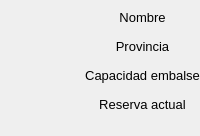
         <widget class="QWidget" name="divAbajo" native="true">
          <layout class="QGridLayout" name="gridLayout_5">
           <property name="leftMargin">
            <number>0</number>
           </property>
           <property name="topMargin">
            <number>0</number>
           </property>
           <property name="rightMargin">
            <number>0</number>
           </property>
           <property name="bottomMargin">
            <number>0</number>
           </property>
           <property name="spacing">
            <number>0</number>
           </property>
           <item row="0" column="1">
            <widget class="QWidget" name="boardDamm" native="true">
             <property name="maximumSize">
              <size>
               <width>300</width>
               <height>16777215</height>
              </size>
             </property>
             <layout class="QGridLayout" name="gridLayout_4">
              <property name="leftMargin">
               <number>0</number>
              </property>
              <property name="topMargin">
               <number>0</number>
              </property>
              <property name="rightMargin">
               <number>0</number>
              </property>
              <property name="bottomMargin">
               <number>0</number>
              </property>
              <property name="spacing">
               <number>0</number>
              </property>
              <item row="0" column="0">
               <layout class="QVBoxLayout" name="verticalLayout_17">
                <property name="spacing">
                 <number>0</number>
                </property>
                <property name="leftMargin">
                 <number>0</number>
                </property>
                <property name="topMargin">
                 <number>10</number>
                </property>
                <property name="bottomMargin">
                 <number>10</number>
                </property>
                <item>
                 <widget class="QWidget" name="boardNombre" native="true">
                  <layout class="QVBoxLayout" name="verticalLayout_16">
                   <property name="spacing">
                    <number>0</number>
                   </property>
                   <property name="leftMargin">
                    <number>0</number>
                   </property>
                   <property name="topMargin">
                    <number>0</number>
                   </property>
                   <property name="rightMargin">
                    <number>0</number>
                   </property>
                   <property name="bottomMargin">
                    <number>0</number>
                   </property>
                   <item>
                    <widget class="QWidget" name="widget_24" native="true">
                     <layout class="QHBoxLayout" name="horizontalLayout_9">
                      <property name="spacing">
                       <number>0</number>
                      </property>
                      <property name="leftMargin">
                       <number>0</number>
                      </property>
                      <property name="topMargin">
                       <number>0</number>
                      </property>
                      <property name="rightMargin">
                       <number>0</number>
                      </property>
                      <property name="bottomMargin">
                       <number>0</number>
                      </property>
                      <item>
                       <layout class="QVBoxLayout" name="verticalLayout_10">
                        <item>
                         <widget class="QLabel" name="label_4">
                          <property name="font">
                           <font>
                            <pointsize>10</pointsize>
                           </font>
                          </property>
                          <property name="text">
                           <string>Nombre</string>
                          </property>
                          <property name="alignment">
                           <set>Qt::AlignCenter</set>
                          </property>
                         </widget>
                        </item>
                        <item>
                         <widget class="QLabel" name="txtNombreProvinciaRf">
                          <property name="text">
                           <string/>
                          </property>
                          <property name="alignment">
                           <set>Qt::AlignCenter</set>
                          </property>
                         </widget>
                        </item>
                       </layout>
                      </item>
                     </layout>
                    </widget>
                   </item>
                   <item>
                    <widget class="QWidget" name="widget_25" native="true">
                     <layout class="QHBoxLayout" name="horizontalLayout_10">
                      <property name="spacing">
                       <number>0</number>
                      </property>
                      <property name="leftMargin">
                       <number>0</number>
                      </property>
                      <property name="topMargin">
                       <number>0</number>
                      </property>
                      <property name="rightMargin">
                       <number>0</number>
                      </property>
                      <property name="bottomMargin">
                       <number>0</number>
                      </property>
                      <item>
                       <layout class="QVBoxLayout" name="verticalLayout_11">
                        <property name="spacing">
                         <number>0</number>
                        </property>
                        <item>
                         <widget class="QLabel" name="label_6">
                          <property name="font">
                           <font>
                            <pointsize>10</pointsize>
                           </font>
                          </property>
                          <property name="text">
                           <string>Provincia</string>
                          </property>
                          <property name="alignment">
                           <set>Qt::AlignCenter</set>
                          </property>
                         </widget>
                        </item>
                        <item>
                         <widget class="QLabel" name="txtProvinciaRf">
                          <property name="text">
                           <string/>
                          </property>
                          <property name="alignment">
                           <set>Qt::AlignCenter</set>
                          </property>
                         </widget>
                        </item>
                       </layout>
                      </item>
                     </layout>
                    </widget>
                   </item>
                  </layout>
                 </widget>
                </item>
                <item>
                 <widget class="QWidget" name="boardCapacidadRf" native="true">
                  <layout class="QHBoxLayout" name="horizontalLayout_11">
                   <property name="spacing">
                    <number>0</number>
                   </property>
                   <property name="leftMargin">
                    <number>0</number>
                   </property>
                   <property name="topMargin">
                    <number>0</number>
                   </property>
                   <property name="rightMargin">
                    <number>0</number>
                   </property>
                   <property name="bottomMargin">
                    <number>0</number>
                   </property>
                   <item>
                    <layout class="QVBoxLayout" name="verticalLayout_12">
                     <property name="spacing">
                      <number>0</number>
                     </property>
                     <item>
                      <widget class="QLabel" name="label_8">
                       <property name="font">
                        <font>
                         <pointsize>10</pointsize>
                        </font>
                       </property>
                       <property name="text">
                        <string>Capacidad embalse</string>
                       </property>
                       <property name="alignment">
                        <set>Qt::AlignCenter</set>
                       </property>
                      </widget>
                     </item>
                     <item>
                      <widget class="QLabel" name="txtCapacidadEmbalseRf">
                       <property name="text">
                        <string/>
                       </property>
                       <property name="alignment">
                        <set>Qt::AlignCenter</set>
                       </property>
                      </widget>
                     </item>
                    </layout>
                   </item>
                  </layout>
                 </widget>
                </item>
                <item>
                 <widget class="QWidget" name="boardReservaRf" native="true">
                  <layout class="QHBoxLayout" name="horizontalLayout_12">
                   <property name="spacing">
                    <number>0</number>
                   </property>
                   <property name="leftMargin">
                    <number>0</number>
                   </property>
                   <property name="topMargin">
                    <number>0</number>
                   </property>
                   <property name="rightMargin">
                    <number>0</number>
                   </property>
                   <property name="bottomMargin">
                    <number>0</number>
                   </property>
                   <item>
                    <layout class="QVBoxLayout" name="verticalLayout_13">
                     <property name="spacing">
                      <number>0</number>
                     </property>
                     <item>
                      <widget class="QLabel" name="label_10">
                       <property name="font">
                        <font>
                         <pointsize>10</pointsize>
                        </font>
                       </property>
                       <property name="text">
                        <string>Reserva actual</string>
                       </property>
                       <property name="alignment">
                        <set>Qt::AlignCenter</set>
                       </property>
                      </widget>
                     </item>
                     <item>
                      <widget class="QLabel" name="txtReservaActualRf">
                       <property name="text">
                        <string/>
                       </property>
                       <property name="alignment">
                        <set>Qt::AlignCenter</set>
                       </property>
                      </widget>
                     </item>
                    </layout>
                   </item>
                  </layout>
                 </widget>
                </item>
               </layout>
              </item>
             </layout>
            </widget>
           </item>
           <item row="0" column="0">
            <widget class="QWidget" name="mapaRf" native="true"/>
           </item>
          </layout>
         </widget>
